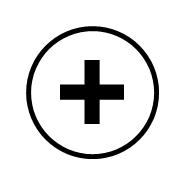
#> input picture Project-Code-Python/Problems/Basic Problems B/Basic Problem B-02/A.png, 184 x 184 px, found by its file name
$ python play2.py
#> lines starting #> are read from the running program, lines starting #| are printed output that depends on the picture; after the words box and inside, x2 and y2 are one past the last pixel; in counts of white or black regions, pixels touching at a corner belong together
from PIL import Image, ImageChops, ImageOps, ImageDraw
import numpy as np
import math

img1 = Image.open('./Problems/Basic Problems B/Basic Problem B-09/A.png').convert('1')
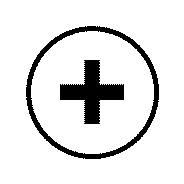
#> img1: PIL image 184x184 1; 89% white; 2 black regions, box (x1, y1, x2, y2) and area: (26, 26, 159, 159) 1994, (60, 60, 124, 124) 1728
img2 = Image.open('./Problems/Basic Problems B/Basic Problem B-12/C.png').convert('1')
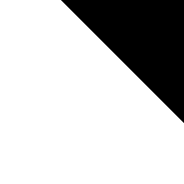
#> input picture Project-Code-Python/Problems/Basic Problems B/Basic Problem B-05/C.png, 184 x 184 px, found by its file name
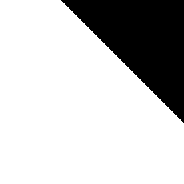
#> img2: PIL image 184x184 1; 77.6% white; 1 black region, box (x1, y1, x2, y2) and area: (61, 0, 184, 123) 7596


def close_enough(a, b):
    np_a = np.array(a)
    np_b = np.array(b)
    return np.mean(np_a == np_b)  # >= .95


def o(var):
    # return Image.open('./Problems/Basic Problems B/Basic Problem B-10/' + var + '.png').convert('RGB')
    # return Image.open('./Problems/Challenge Problems C/Challenge Problem C-01/' + var + '.png').convert('RGB')
    return Image.open('./Problems/Basic Problems E/Basic Problem E-05/' + var + '.png').convert('1')


def a_plus_b_equals_c():
    a = np.array(o("A"))
    b = np.array(o("B"))
    c = a * b


a = np.array(o("A"))
b = np.array(o("B"))
#> (the run stopped early here; a loop or call above may not have finished)
